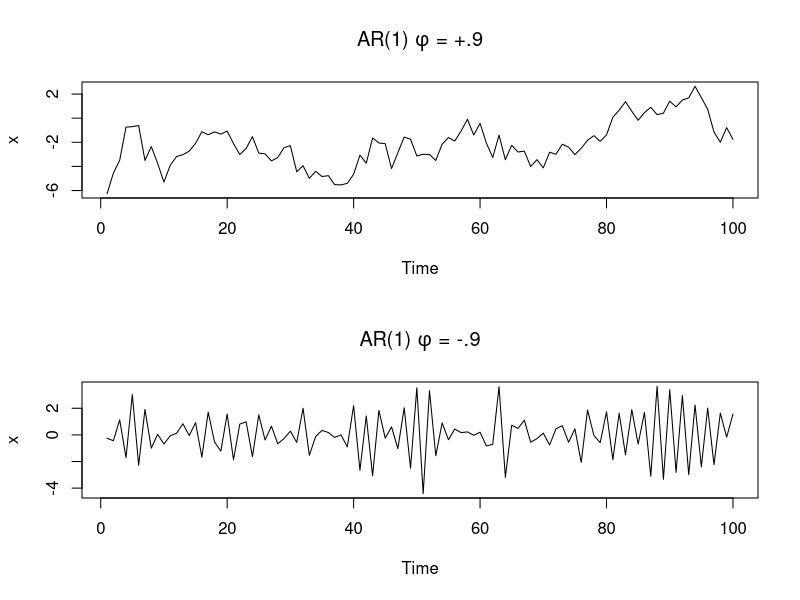
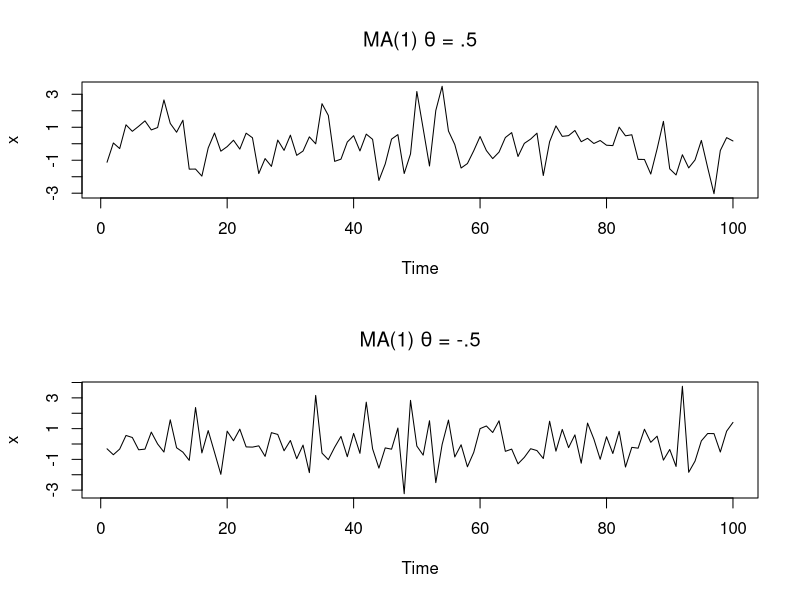
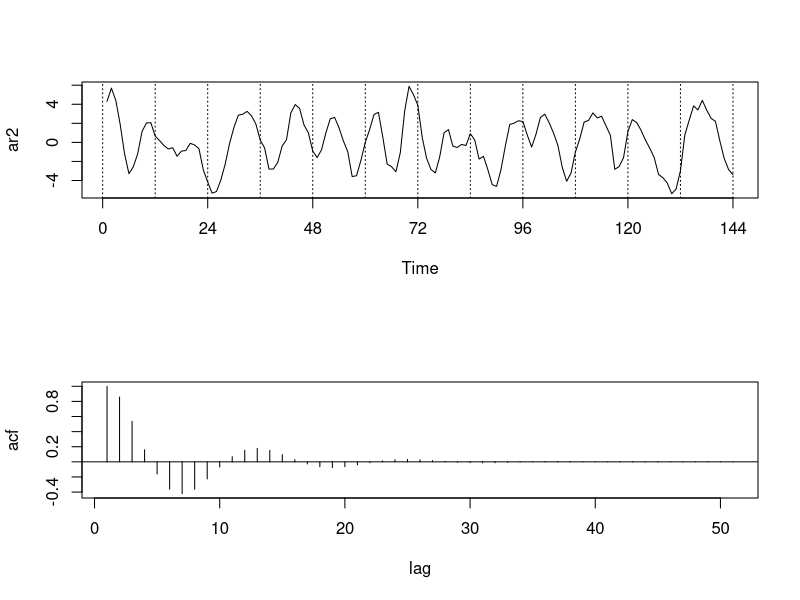
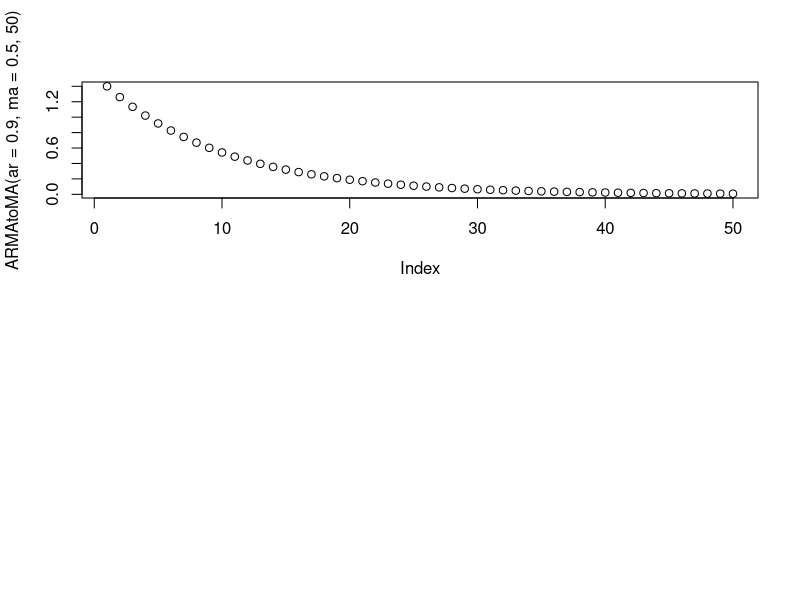

Recreate these plots in R, in order.
## ARIMA model, Box-Jenkens method
# 1. build linear models based on classical regression theory for exploiting the associations indicated by large values of the ACF or CCF that may occur between time series. Static Analysis
# 2. autoregression with the time series. Dynamic Forecasting

## example 3.1 the sample path of an AR(1) process
par(mfrow=c(2,1))
plot(arima.sim(list(order=c(1,0,0), ar=.9), n=100),
     ylab='x', main=(expression('AR(1) '*phi*' = +.9')))
plot(arima.sim(list(order=c(1,0,0), ar=-.9), n=100),
     ylab='x', main=(expression('AR(1) '*phi*' = -.9')))

## exmaple 3.3 autocorrelation and sample path of an MA(1) process
par(mfrow=c(2,1))
plot(arima.sim(list(order=c(0,0,1), ma=.5), n=100),
     ylab='x', main=(expression('MA(1) '*theta*' = .5')))
plot(arima.sim(list(order=c(0,0,1), ma=-.5), n=100),
     ylab='x', main=(expression('MA(1) '*theta*' = -.5')))

## example 3.9 the sample path of an AR(2) with complex roots
set.seed(5)
ar2 <- arima.sim(list(order=c(2,0,0), ar=c(1.5, -.75)), n=144)
plot.ts(ar2, axes=F); box(); axis(2)
axis(1, seq(0,144,24))
abline(v=seq(0,144,12), lty='dotted')

acf <- ARMAacf(ar=c(1.5, -.75), ma=0, 50)
plot(acf, type='h', xlab='lag')
abline(h=0)

## example 3.10 determining the psi-weights for a causal ARMA(p, q)
ARMAtoMA(ar=.9, ma=.5, 50)
plot(ARMAtoMA(ar=.9, ma=.5, 50))
